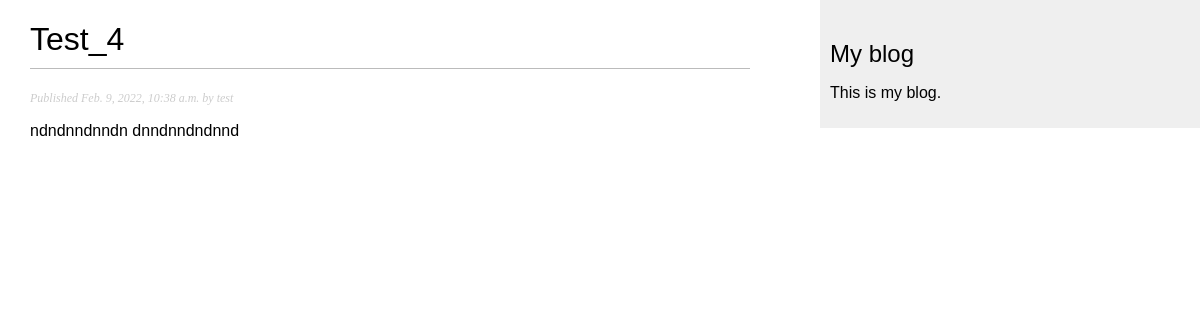
Page /blog/2022/2/9/test_4/ on the committed database.
### blog/models.py (models this page shows, shortened)
class Post(models.Model):
    objects = models.Manager()  # The default manager.
    published = PublishedManager()  # Our custom manager
    STATUS_CHOICES = (
        ('draft', 'Draft'),
        ('published', 'Published'),
        )
    title = models.CharField(max_length=250)
    slug = models.SlugField(max_length=250, unique_for_date='publish')
    author = models.ForeignKey(User, on_delete=models.CASCADE, related_name='blog_posts')
    body = models.TextField()
    publish = models.DateTimeField(default=timezone.now)
    created = models.DateTimeField(auto_now_add=True)
    updated = models.DateTimeField(auto_now=True)
    status = models.CharField(max_length=10, choices=STATUS_CHOICES, default='draft')
    class Meta:
        ordering = ('-publish',)

### blog/views.py (the view)
# urls.py: path('<int:year>/<int:month>/<int:day>/<slug:post>/', views.post_detail, name='post_detail'),
def post_detail(request, year, month, day, post):
    post = get_object_or_404(Post, slug=post, status='published', publish__year=year, publish__month=month,
                             publish__day=day)
    return render(request, 'blog/post/detail.html', {'post': post})

### blog/templates/blog/post/detail.html (shortened to what this page needs)
{% extends "blog/base.html" %}
{% block content %}
    <h1>{{ post.title }}</h1>
    <p class="date">
        Published {{ post.publish }} by {{ post.author }}
    </p>
    {{ post.body|linebreaks }}
{% endblock %}

### blog/static/css/blog.css (style rules this page uses)
body { margin:0; padding:0; font-family:helvetica, sans-serif; }
h1 { font-weight:normal; border-bottom:1px solid #bbb; padding:0 0 10px 0; }
p.date { color:#ccc; font-family: georgia, serif; font-size: 12px; font-style: italic; }

### rows in the picture
Post: title "Test_4", publish "Feb. 9, 2022, 10:38 a.m.", author "test", body "ndndnndnndn dnndnndndnnd"
